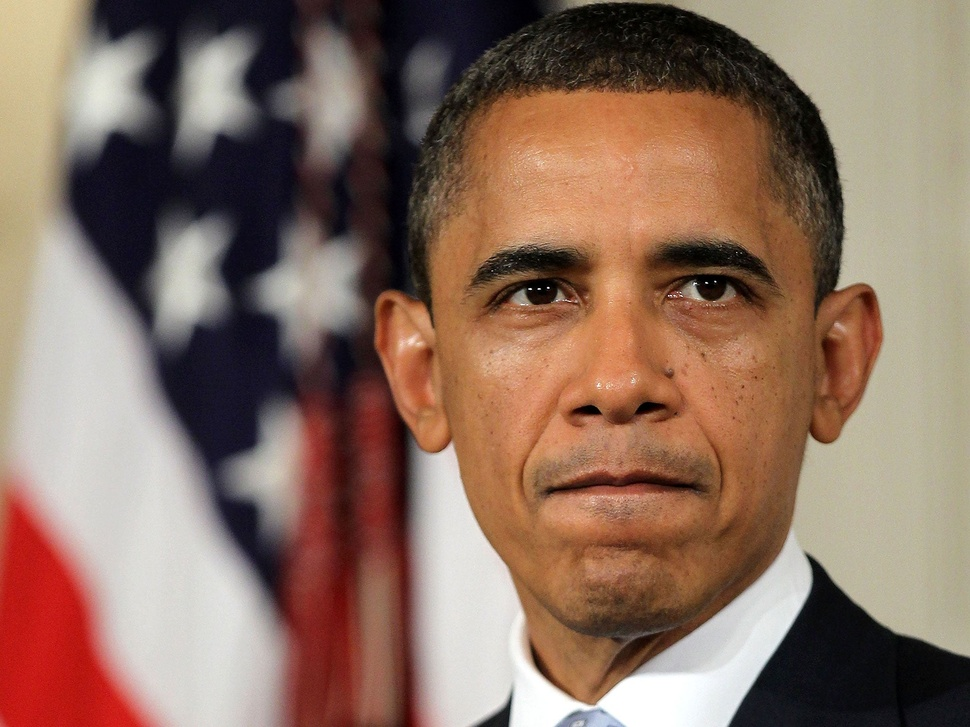
#> input picture obama1.jpg, 970 x 727 px, shrunk from 2048 x 1536 before the run; its folder holds only this picture in this run
$ python -i camera_utils.py   (imports and definitions only)
#> lines starting #> are read from the running program, lines starting #| are printed output that depends on the picture; after the words box and inside, x2 and y2 are one past the last pixel; in counts of white or black regions, pixels touching at a corner belong together
#> further down, picture is the input picture: PIL image 970x727 RGB; mean R, G, B 139.6, 111.9, 97.2
from tkinter import messagebox as mbox
import numpy as np
from PIL import Image, ImageDraw, ImageFilter

from layout.firebase_service import get_db

# [66 lines left out: functions find_user, embedding_already_registered, not called in this run]

def make_circle(image: Image.Image) -> Image.Image:
    """
    Creates a circular face scan overlay with a fading rotating arc.
    :param image: PIL.Image frame
    :param border: thickness of outer circle
    :param scan_angle: current angle of scanning arc (degrees)
    :param segments: number of fading segments for tail
    """
    size = min(image.size)
#> size = 727
    image = image.crop((
        (image.width - size) // 2,
        (image.height - size) // 2,
        (image.width + size) // 2,
        (image.height + size) // 2,
    ))
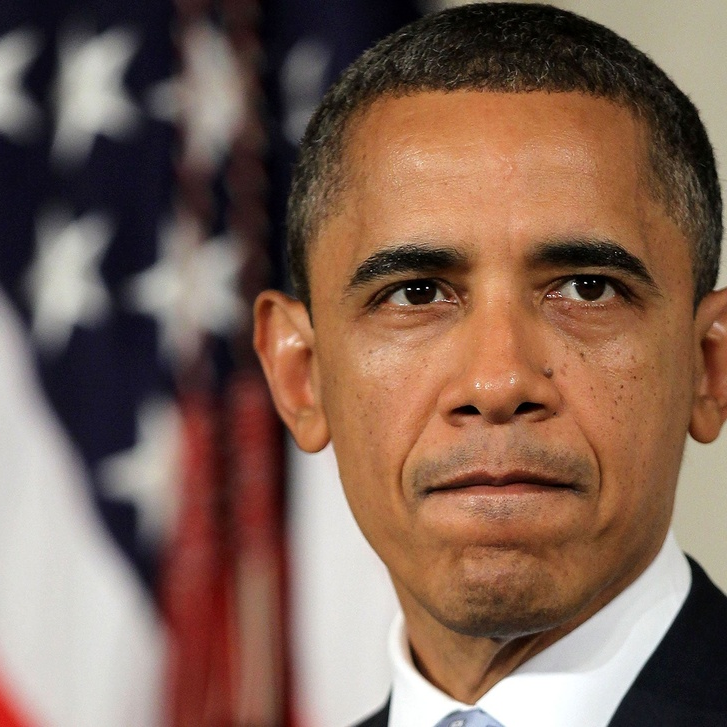
#> image: PIL image 727x727 RGB; mean R, G, B 129, 100.6, 86.5

    mask = Image.new("L", (size, size), 0)
#> mask: PIL image 727x727 L; every value is 0
    draw = ImageDraw.Draw(mask)
    draw.ellipse((0, 0, size, size), fill=255)
    image.putalpha(mask)
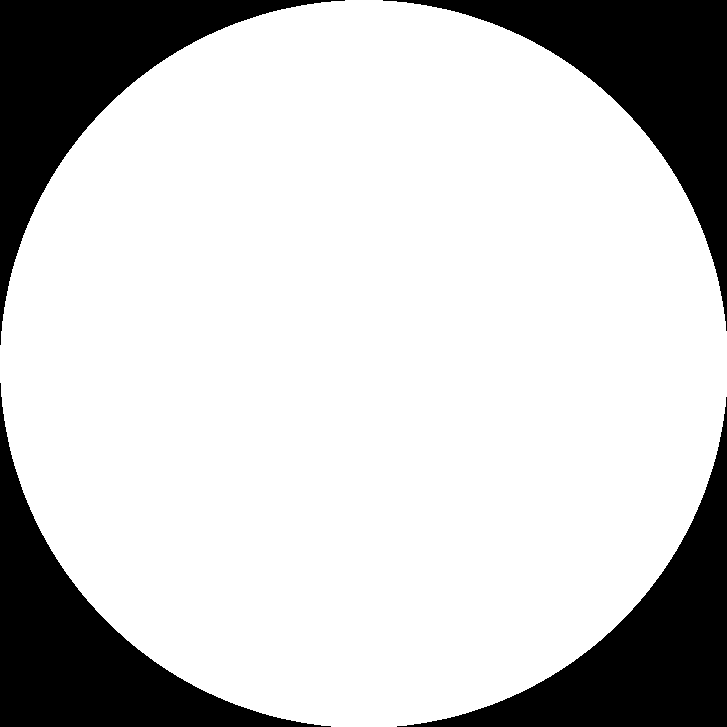
#> mask: PIL image 727x727 L; 78.7% white; 4 black regions, box (x1, y1, x2, y2) and area: (0, 0, 345, 345) 28459, (383, 0, 727, 331) 28114, (0, 383, 331, 727) 28114, (397, 397, 727, 727) 27770
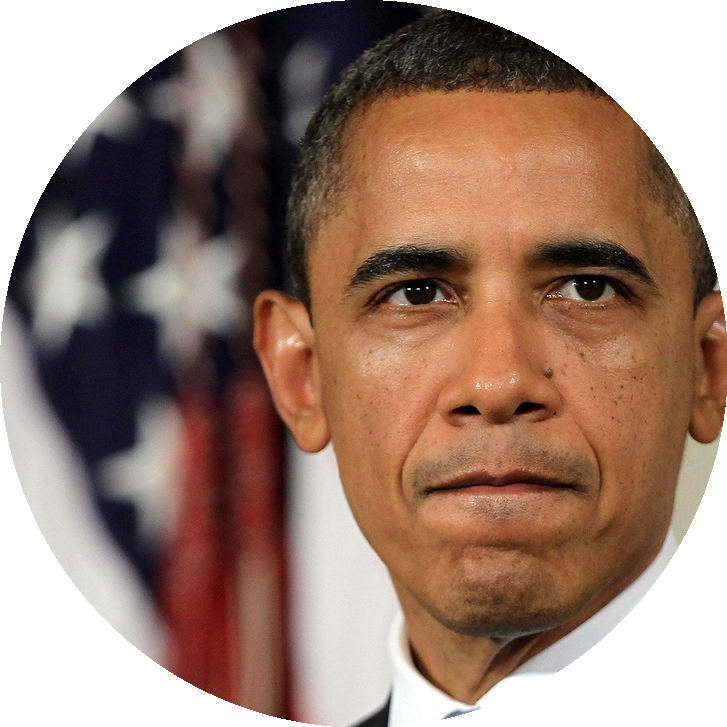
#> image: PIL image 727x727 RGBA; mean R, G, B, A 129, 100.6, 86.5, 200.7; transparent parts drawn white

    # Optional soft glow
    glow = image.filter(ImageFilter.GaussianBlur(radius=4))
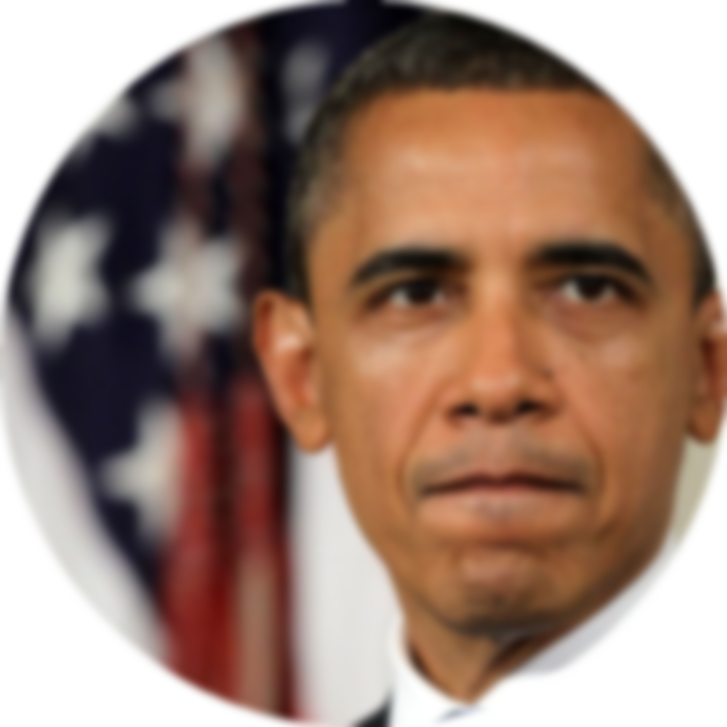
#> glow: PIL image 727x727 RGBA; mean R, G, B, A 129, 100.6, 86.5, 200.7; transparent parts drawn white
    image = Image.alpha_composite(glow, image.convert("RGBA"))

    return image

# [44 lines left out: functions user_already_exists, compare_faces, get_feature_vector, not called in this run]

>>> from PIL import Image
>>> picture = Image.open('../obama1.jpg')
>>> result = make_circle(picture)
